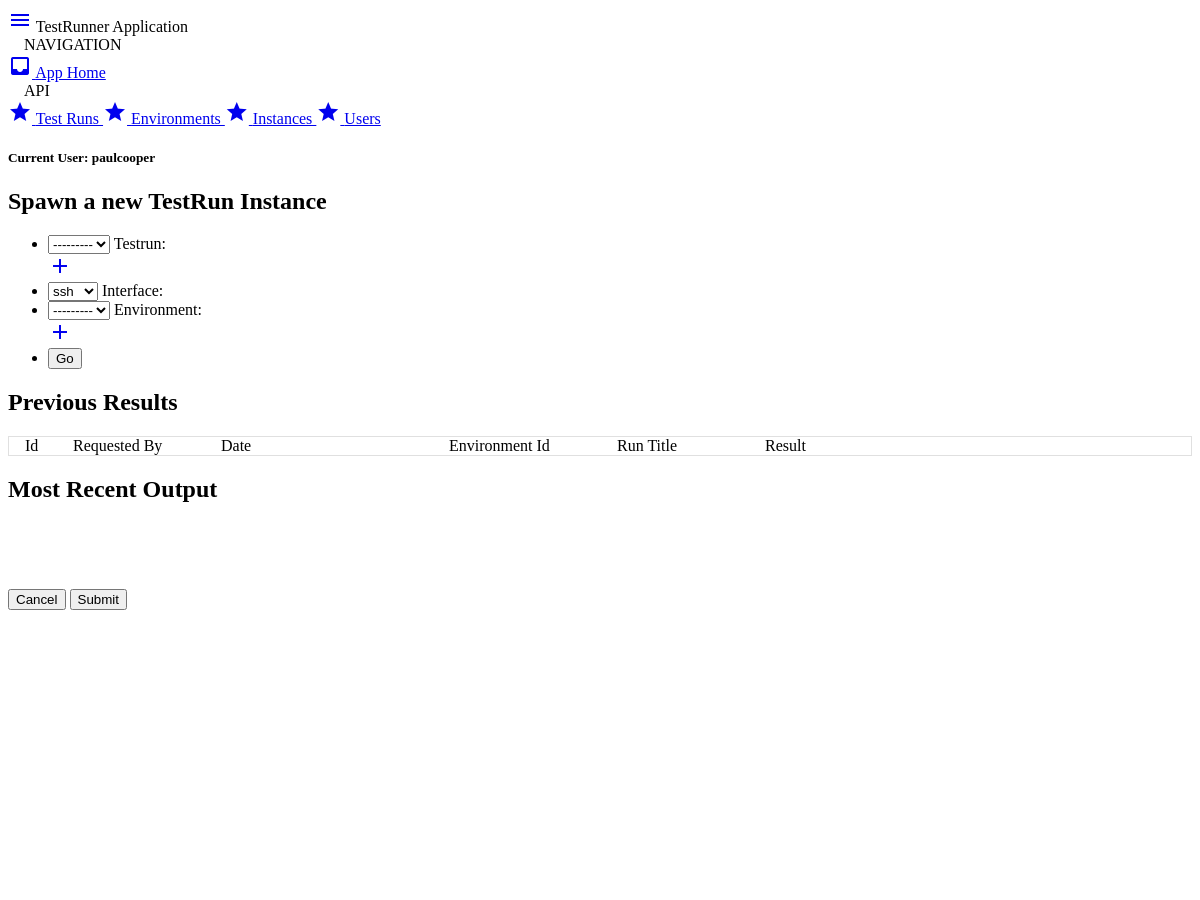
The app's page / (signed in, upper part), older data.
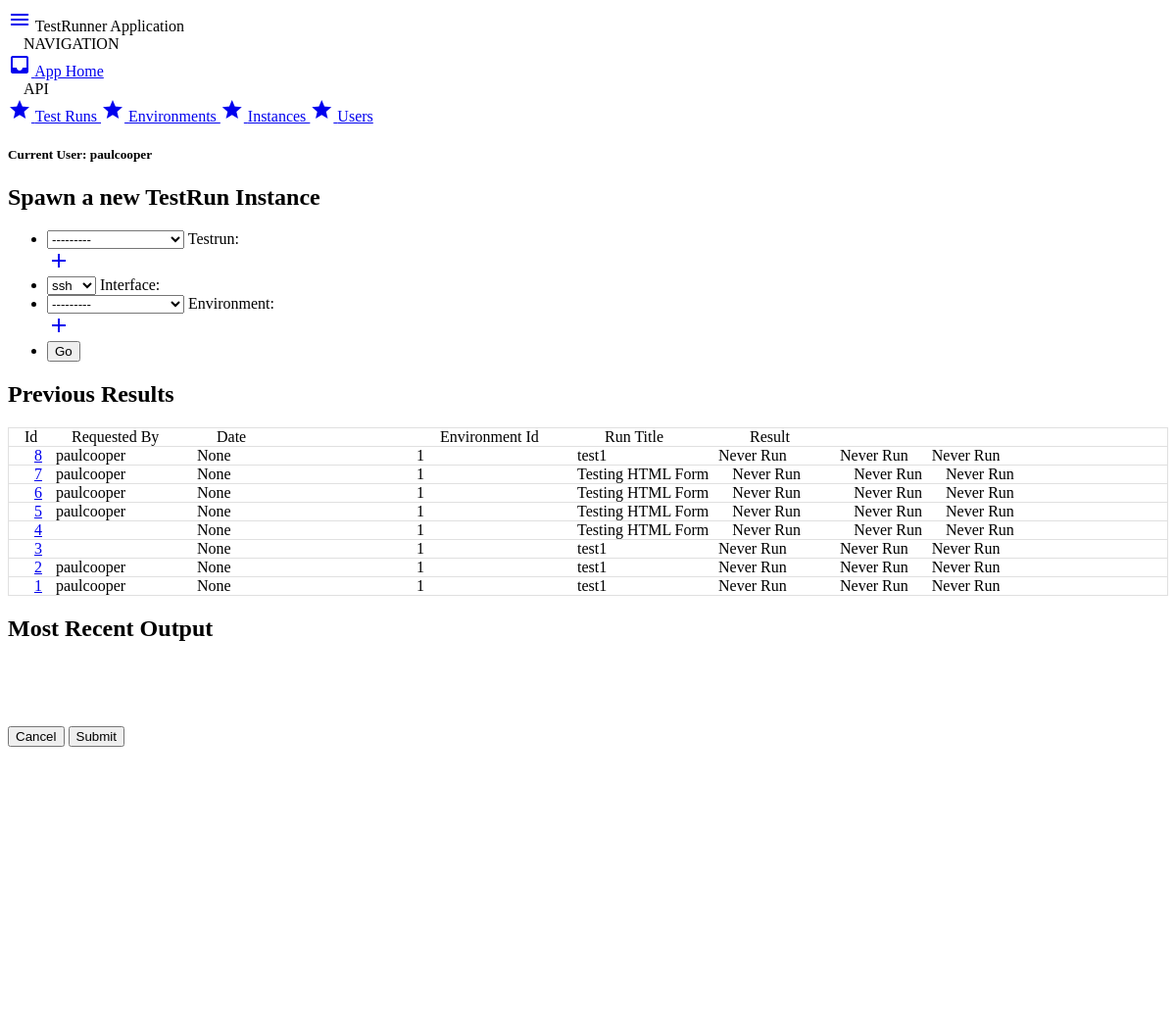
The same page, newer data.
### testrunner/models.py (models this page shows, shortened)
class TestRunInstance(models.Model):
    requested_by = models.ForeignKey('auth.User', blank=True, null=True)
    testrun = models.ForeignKey(TestRun)
    status = models.CharField(  choices=STATUS_CHOICES,
                                default="stopped",
                                max_length=20 )
    interface = models.CharField( choices=INTERFACE_CHOICES,
                                  default='ssh',
                                  max_length=20 )
    environment = models.ForeignKey(TestEnvironment)
    result = models.CharField(  choices=RESULT_CHOICES,
                                max_length=20,
                                null=True )
    output = models.CharField(max_length=65000, null=True)
    executed_on = models.DateTimeField(null=True)
    created_on = models.DateTimeField(default=datetime.now)
    class Meta:
        app_label = "testrunner"
        ordering = ('-created_on', 'executed_on')

class TestEnvironment(models.Model):
    host = models.CharField(max_length=100, default='localhost')
    state = models.CharField(   choices=STATE_CHOICES,
                                max_length=20,
                                default='idle')
    class Meta:
        app_label = "testrunner"
    def __str__(self):
        return "id: {}, host: {}".format(self.id, self.host)

class TestRun(models.Model):
    class Meta:
        app_label = "testrunner"
    name = models.CharField(max_length=100)
    description = models.CharField(max_length=200, null=True)
    modules = models.ManyToManyField(TestModule, blank=False)
    """
    The below attributes should only be set by the system after a child
    TestRunInstance completes
    """
    last_run = models.DateTimeField(null=True)
    last_result = models.CharField( choices=RESULT_CHOICES,
                                    max_length=20,
                                    null=True )
    created_by = models.ForeignKey( 'auth.User',
                                    related_name='testruns',
                                    on_delete=models.CASCADE,
                                    null=False )
    created_on = models.DateTimeField(default=datetime.now)
    def __str__(self):
        return self.name

### testrunner/views.py (the view)
# urls.py: url(r'^$', views.create_instance),
@login_required
def create_instance(request):
    context = {}
    template = 'testrunner/create_instance.html'
    testruns = TestRunInstance.objects.all()
    testenv_form = TestEnvironmentForm(request.POST)
    tmodules = get_test_modules('testrunner/tests')
    fs_hierarchy = create_hierarchy(tmodules)
    if request.method == 'POST':
        instance_form = TestRunInstanceForm(request.POST)
        testrun_form = TestRunForm(request.POST)
        if instance_form.is_valid():
            form = instance_form.save(commit=False)
            form.requested_by = request.user
            form.save()
            testrun_instance = TestRunInstance.objects.latest('id')
            modules = testrun_instance.testrun.modules.all()
            context.update({
                'testrun_current':testrun_instance,
                'modules':modules,
            })
    else:
        instance_form = TestRunInstanceForm(
            initial={'testrun': request.GET.get('tr', 0)},
            label_suffix=':')
        testrun_form = TestRunForm()
        context.update({
            'form': instance_form,
            'trform': testrun_form,
            'teform': testenv_form,
        })
    context.update({
        'testruns': testruns,
        'files': fs_hierarchy,
    })
    return render(request, template, context)

### testrunner/forms.py
class TestRunInstanceForm(ModelForm):
    class Meta:
        model = TestRunInstance
        fields = ['testrun', 'interface', 'environment']

class TestRunForm(ModelForm):
    modules = forms.ModelMultipleChoiceField(queryset=TestModule.objects.all())
    class Meta:
        model = TestRun
        fields = ['name', 'description', 'modules']

### testrunner/helpers.py (called while the page is built)
def get_test_modules(root_dir):
    modules = list()
    dir = {}
    if os.path.isdir(root_dir):
        cwd = os.getcwd()
        os.chdir(root_dir)
        for root, dir, files in os.walk('.'):
            modules += ["{}{}{}".format(root,os.sep,f) \
                for f in files if f.startswith("test_") \
                               and not f.endswith(".pyc")]
        os.chdir(cwd)
    return modules

def create_hierarchy(files):
    if len(files) is 0:
        print('emtpy files list')
        return None
    fs = dict()
    start = files[0].rfind(os.sep) + 1
    for f in files:
        folders = f[start:].split(os.sep)
        subdir = dict.fromkeys(folders)
        subdir_c = subdir.copy()
        try:
            for i in reversed(folders[1:]):
                d = { i: subdir_c[i] }
                p_key = folders[folders.index(i)-1]
                subdir_c[p_key] = d
                del subdir_c[i]
        except Exception as e:
            print(e)
        item = list(subdir_c.items())[0]
        if item[0] in fs.keys():
            fs[item[0]].update(item[1])
        else:
            fs.update(list(subdir_c.items()))
    return fs

### testrunner/templates/testrunner/create_instance.html (shortened to what this page needs)
{% extends "base.html" %}
{% load widget_tweaks %}
{% block pagetitle %}
TestRunner Application
{% endblock %}
{% block content %}
{% if form %}
<h2 id="mdc-dialog-with-list-label" class="mdc-dialog__header__title">
  Spawn a new TestRun Instance
</h2>
<form action="#" method="POST" id="instance-form">
  <ul class="mdc-list tr-form-list">
    <li class='mdc-list-item'>
      <div class="mdc-form-field mdc-form-field--align-end">
        {{ form.testrun|attr:"class:mdc-select" }}
        <label for="{{field.name}}">
          {{ form.testrun.label }}{{ form.label_suffix}}
        </label>
      </div>
      <span class="mdc-list-item__end-detail">
        <a  href="#"
            role="button"
            class="material-icons"
            aria-label="Add"
            id="tr-form-show">
          <i class="material-icons">add</i>
        </a>
      </span>
    </li>
    <li class='mdc-list-item'>
      <div class="mdc-form-field mdc-form-field--align-end">
        {{ form.interface|attr:"class:mdc-select" }}
        <label for="{{field.name}}">
          {{ form.interface.label }}{{ form.label_suffix}}
        </label>
      </div>
    </li>
    <li class='mdc-list-item'>
      <div class="mdc-form-field mdc-form-field--align-end">
        {{ form.environment|attr:"class:mdc-select" }}
        <label for="{{field.name}}">
          {{ form.environment.label }}{{ form.label_suffix}}
        </label>
      </div>
      <span class="mdc-list-item__end-detail">
        <a  href="#"
            role="button"
            class="material-icons"
            aria-label="Add"
            id="te-form-show">
          <i class="material-icons">add</i>
        </a>
      </span>
    </li>
    <li class='mdc-list-item'>
      <div class="mdc-form-field">
        <button type="submit" class="mdc-button mdc-button--raised mdc-button--primary">
          Go
        </button>
      </div>
    </li>
  </ul>
</form>
{% endif %}
{% endblock %}
{% block display %}
{% include "testrunner/previous.html" with testruns=testruns %}
{% endblock %}

### testrunner/templates/base.html (shortened to what this page needs)
{% load static %}
<!DOCTYPE html>
<html class="mdc-typography">
  <head>
    <link
      rel="stylesheet"
      href="https://unpkg.com/material-components-web@latest/dist/material-components-web.min.css">
  </head>
  <body>
    <header class="mdc-toolbar mdc-toolbar--fixed">
      <div class="mdc-toolbar__row">
        <section class="mdc-toolbar__section mdc-toolbar__section--align-start">
          <span class="menu-show">
            <a href="#" class="mdc-toolbar__icon--menu mdc-ripple-surface"
              aria-label="Click to show the navigation menu"
              aria-controls="testrunner-nav-menu"
              data-mdc-auto-init="MDCRipple"
              data-mdc-ripple-is-unbounded>
              <i class="material-icons">menu</i></a>
          </span>
          <span class="mdc-toolbar__title">
            {% block pagetitle %}{% endblock %}</span>
        </section>
      </div>
    </header>
    <aside class="mdc-temporary-drawer mdc-typography">
      <nav class="mdc-temporary-drawer__drawer">
        <header class="mdc-temporary-drawer__header">
          <div class="mdc-temporary-drawer__header-content">
            Navigation
          </div>
        </header>
        <nav class="mdc-temporary-drawer__content mdc-list">
          <a class="mdc-list-item mdc-temporary-drawer--selected" href="/">
            <i class="material-icons mdc-list-item__start-detail" aria-hidden="true">inbox</i>
            App Home
          </a>
        </nav>
        <header class="mdc-temporary-drawer__header">
          <div class="mdc-temporary-drawer__header-content">
            API
          </div>
        </header>
        <nav class="mdc-temporary-drawer__content mdc-list">
          <a class="mdc-list-item" href="{% url 'api-testruns' %}">
            <i class="material-icons mdc-list-item__start-detail" aria-hidden="true">star</i>
            Test Runs
          </a>
          <a class="mdc-list-item" href="{% url 'api-envs' %}">
            <i class="material-icons mdc-list-item__start-detail" aria-hidden="true">star</i>
            Environments
          </a>
          <a class="mdc-list-item" href="{% url 'api-instances' %}">
            <i class="material-icons mdc-list-item__start-detail" aria-hidden="true">star</i>
            Instances
          </a>
          <a class="mdc-list-item" href="{% url 'api-users' %}">
            <i class="material-icons mdc-list-item__start-detail" aria-hidden="true">star</i>
            Users
          </a>
        </nav>
      </nav>
    </aside>
    <main class="mdc-toolbar-fixed-adjust">
      <section class="tr-section__user">
        <h5>Current User: {{ user }}</h5>
      </section>
      <div class="mdc-card tr-form-card">
        <section class="mdc-card__primary">
          {% block content %}
          {% endblock %}
        </section>
      </div>
      <div class="mdc-card">
        <section class="mdc-card__primary">
          {% block display %}
          {% endblock %}
        </section>
      </div>
    </main>
    {% load static %}
  </body>
</html>

### testrunner/templates/testrunner/previous.html (shortened to what this page needs)
<header>
  <h2 class="mdc-dialog__header__title">
    Previous Results
  </h2>
</header>
<section>
    <ul class="mdc-list bordered-list">
      <li class="mdc-list-item">
          <span class="mdc-grid-tile__title prev-list-col-1" style="min-width:44px;">Id</span>
          <span class="mdc-grid-tile__title prev-list-col-2" style="min-width:144px;">Requested By</span>
          <span class="mdc-grid-tile__title prev-list-col-3" style="min-width:224px;">Date </span>
          <span class="mdc-grid-tile__title prev-list-col-4" style="min-width:164px;">Environment Id</span>
          <span class="mdc-grid-tile__title prev-list-col-5" style="min-width:144px;">Run Title</span>
          <span class="mdc-grid-tile__title prev-list-col-6">Result</span>
      </li>
      {% for run in testruns %}
      <li class="mdc-list-item" id="list-previous-instances">
        <span class="prev-list-col-1"><a href="{% url 'display-instance' run.id %}">{{ run.id }}</a>
        <span class="prev-list-col-2">{{ run.requested_by.username }}</span>
        <span class="prev-list-col-3">{{ run.executed_on }}</span>
        <span class="prev-list-col-4">{{ run.environment.id }}</span>
        <span class="prev-list-col-5">{{ run.testrun.name }}</span>
        <span class="prev-list-col-6">{% if run.result %} {{run.result}} {% else %} Never Run {% endif %}</span>
        <span class="prev-list-col-7">
          {% if run.output %} <a href="#" id="show-output-{{ run.id }}" onclick="load_output({{run.id}});">output</a> {% else %} Never Run {% endif %}
        </span>
        <span class="prev-list-col-8">
          {% if run.result %} <a href="#" id="show-logs-{{ run.id }}" onclick="load_logs({{run.id}});">logs</a> {% else %} Never Run {% endif %}
        </span>
      </li>
      {% endfor %}
    </ul>
</section>
{% include "testrunner/modals/testoutput.html" with trform=trform files=files %}

### testrunner/templates/testrunner/modals/testoutput.html (shortened to what this page needs)
<aside id="mdc-dialog-for-output"
  class="mdc-dialog"
  role="alertdialog"
  aria-labelledby="mdc-dialog-for-output-header"
  aria-describedby="mdc-dialog-for-output-body">
  <div class="mdc-dialog__surface">
    <header class="mdc-dialog__header">
      <h2 id="mdc-dialog-for-output-header" class="mdc-dialog__header__title">
        Most Recent Output
      </h2>
    </header>
    <section id="mdc-dialog-for-output-body" class="mdc-dialog__body mdc-dialog__body-scrollable" style="overflow:scroll;">
      <pre id="test-output-display" style="padding:20px;"></pre>
    <section>
    <footer class="mdc-dialog__footer">
      <button type="button" class="mdc-button mdc-dialog__footer__button mdc-dialog__footer__button--cancel">Cancel</button>
      <button type="button" class="mdc-button mdc-dialog__footer__button mdc-dialog__footer__button--accept">Submit</button>
    </footer>
  </div>
</aside>

### testrunner/templates/testrunner/modals/testrun.html (shortened to what this page needs)
{% if trform %}
{% load widget_tweaks %}
{% endif %}

### testrunner/templates/testrunner/modals/testenvironment.html (shortened to what this page needs)
{% if teform %}
{% load widget_tweaks %}
{% endif %}

### testrunner/templates/base.html (style rules this page uses)
.mdc-temporary-drawer__header { text-transform: uppercase; padding-left: 16px; }
.bordered-list { padding-right: 0; padding-left: 0; }
.bordered-list .mdc-list-item { padding: 0 16px; border: 1px solid rgba(0, 0, 0, .12); }
.bordered-list .mdc-list-item:not(:first-child) { border-top: none; }
.tr-form-list { max-width: 428px; }
.tr-form-list label { min-width: 120px; }
.mdc-dialog__body { min-height: 460px; max-height: 600px; }
#list-previous-instances span { margin:0 10px; }
.mdc-list-item span { display: inline-block; }
.prev-list-col-1 { min-width: 28px; }
.prev-list-col-2 { min-width: 120px; }
.prev-list-col-3 { min-width: 200px; }
.prev-list-col-4 { min-width: 140px; }
.prev-list-col-5 { min-width: 120px; }
.prev-list-col-6 { min-width: 100px; }

Row changes from the older to the newer data that the page shows:
added TestRunInstance: id "8", requested_by.username "paulcooper", executed_on "None", environment.id "1", testrun.name "test1", shows "Never Run"
added TestRunInstance: id "7", requested_by.username "paulcooper", executed_on "None", environment.id "1", testrun.name "Testing HTML Form", shows "Never Run"
added TestRunInstance: id "6", requested_by.username "paulcooper", executed_on "None", environment.id "1", testrun.name "Testing HTML Form", shows "Never Run"
added TestRunInstance: id "5", requested_by.username "paulcooper", executed_on "None", environment.id "1", testrun.name "Testing HTML Form", shows "Never Run"
added TestRunInstance: id "4", executed_on "None", environment.id "1", testrun.name "Testing HTML Form", shows "Never Run"
added TestRunInstance: id "3", executed_on "None", environment.id "1", testrun.name "test1", shows "Never Run"
added TestRunInstance: id "2", requested_by.username "paulcooper", executed_on "None", environment.id "1", testrun.name "test1", shows "Never Run"
added TestRunInstance: id "1", requested_by.username "paulcooper", executed_on "None", environment.id "1", testrun.name "test1", shows "Never Run"
